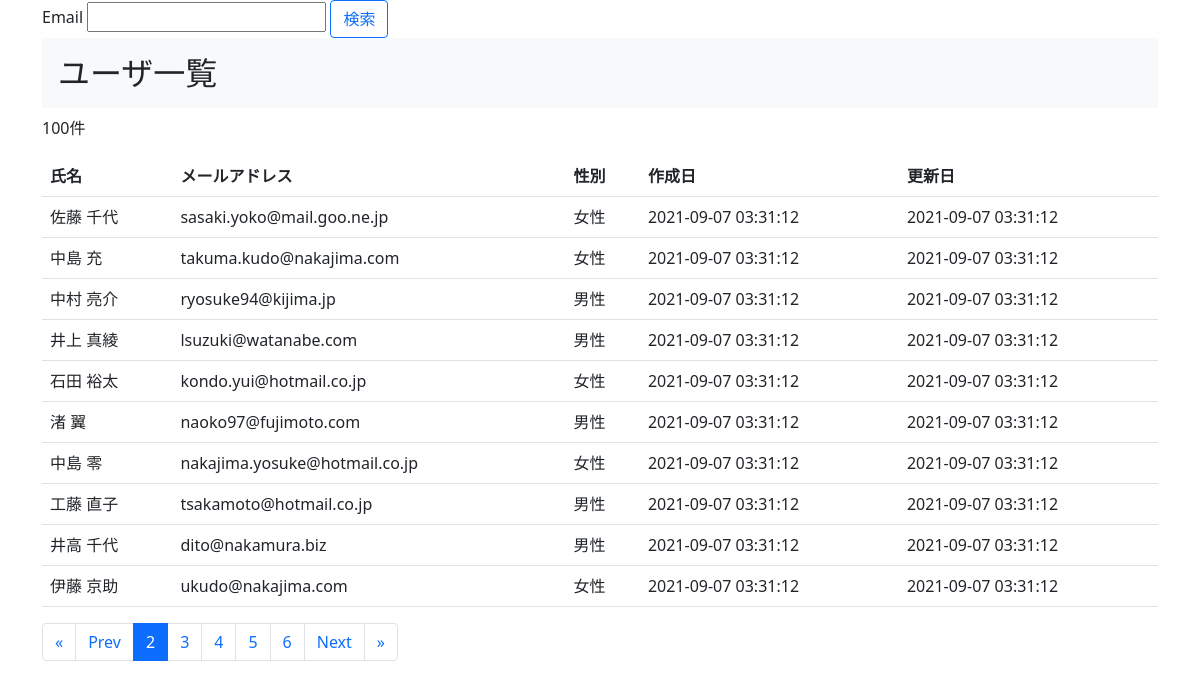
The page /lesson08/user_list.php?page=2 on the database its author committed.
### tables this page shows
CREATE TABLE users (
    id bigint UNSIGNED AUTO_INCREMENT PRIMARY KEY,
    name varchar(255) NOT NULL,
    email varchar(255) UNIQUE NOT NULL,
    password varchar(255) NOT NULL,
    gender varchar(16) DEFAULT NULL,
    created_at datetime NOT NULL DEFAULT CURRENT_TIMESTAMP,
    updated_at datetime NOT NULL DEFAULT CURRENT_TIMESTAMP
);

### lesson08/user_list.php (the view, shortened to what this page needs)
<?php
require_once 'connect.php';
function all($pdo, $limit = 10, $offset = 0) {
    $sql = "SELECT * FROM users LIMIT {$limit} OFFSET {$offset}";
    $rows = [];
    $stmt = $pdo->query($sql);
    while ($row = $stmt->fetch(PDO::FETCH_ASSOC)) {
        $rows[] = $row;
    }
    return $rows;
}
function userCount($pdo) {
    $sql = "SELECT count(id) AS count FROM users;";
    $row = $pdo->query($sql)->fetch(PDO::FETCH_ASSOC);
    return $row['count'];
}
function labelGender($value)
{
    $genders = ['male' => '男性', 'female' => '女性'];
    return ($value) ? $genders[$value] : '';
}
function paginate($count, $current_page, $limit = 10, $per_count = 10)
{
    $paginate = compact(
        'page_count',
        'page_start',
        'page_end',
        'page_prev',
        'page_next',
        'pages',
    );
    return $paginate;
}
$current_page = (isset($_GET['page'])) ? $_GET['page'] : 1;
$count = userCount($pdo);
$limit = 10;
$offset = ($current_page - 1) * $limit;
if (isset($_GET['email'])) {
    $users = search($pdo, $_GET['email'], $limit, $offset);
} else {
    $users = all($pdo, $limit, $offset);
}
$paginate = paginate($count, $current_page, $limit, 5);
extract($paginate);
?>
<!DOCTYPE html>
<html lang="ja">
<head>
    <link href="https://cdn.jsdelivr.net/npm/bootstrap@5.0.0-beta1/dist/css/bootstrap.min.css" rel="stylesheet">
</head>
<body>
    <div class="container">
        <div>
            <form action="" method="get">
                <label for="">Email</label>
                <input type="text" name="email">
                <button class="btn btn-outline-primary">検索</button>
            </form>
        </div>
        <h2 class="h2 p-3 bg-light">ユーザ一覧</h2>
        <p><?= $count ?>件</p>
        <table class="table">
            <tr>
                <th>氏名</th>
                <th>メールアドレス</th>
                <th>性別</th>
                <th>作成日</th>
                <th>更新日</th>
            </tr>
            <?php if ($users) : ?>
                <?php foreach ($users as $user) : ?>
                    <tr>
                        <td><?= $user['name'] ?></td>
                        <td><?= $user['email'] ?></td>
                        <td><?= labelGender($user['gender']) ?></td>
                        <td><?= $user['created_at'] ?></td>
                        <td><?= $user['updated_at'] ?></td>
                    </tr>
                <?php endforeach ?>
            <?php endif ?>
        </table>
        <?php include('components/paginate.php') ?>
    </div>
</body>
</html>

### rows shown on the page
users: name "佐藤 千代", email "sasaki.yoko@mail.goo.ne.jp", gender "女性", created_at "2021-09-07 03:31:12", updated_at "2021-09-07 03:31:12"
users: name "中島 充", email "takuma.kudo@nakajima.com", gender "女性", created_at "2021-09-07 03:31:12", updated_at "2021-09-07 03:31:12"
users: name "中村 亮介", email "ryosuke94@kijima.jp", gender "男性", created_at "2021-09-07 03:31:12", updated_at "2021-09-07 03:31:12"
users: name "井上 真綾", email "lsuzuki@watanabe.com", gender "男性", created_at "2021-09-07 03:31:12", updated_at "2021-09-07 03:31:12"
users: name "石田 裕太", email "kondo.yui@hotmail.co.jp", gender "女性", created_at "2021-09-07 03:31:12", updated_at "2021-09-07 03:31:12"
users: name "渚 翼", email "naoko97@fujimoto.com", gender "男性", created_at "2021-09-07 03:31:12", updated_at "2021-09-07 03:31:12"
users: name "中島 零", email "nakajima.yosuke@hotmail.co.jp", gender "女性", created_at "2021-09-07 03:31:12", updated_at "2021-09-07 03:31:12"
users: name "工藤 直子", email "tsakamoto@hotmail.co.jp", gender "男性", created_at "2021-09-07 03:31:12", updated_at "2021-09-07 03:31:12"
users: name "井高 千代", email "dito@nakamura.biz", gender "男性", created_at "2021-09-07 03:31:12", updated_at "2021-09-07 03:31:12"
users: name "伊藤 京助", email "ukudo@nakajima.com", gender "女性", created_at "2021-09-07 03:31:12", updated_at "2021-09-07 03:31:12"

### other values the page prints
$count "100"
$page "2"
$page "3"
$page "4"
$page "5"
$page "6"
